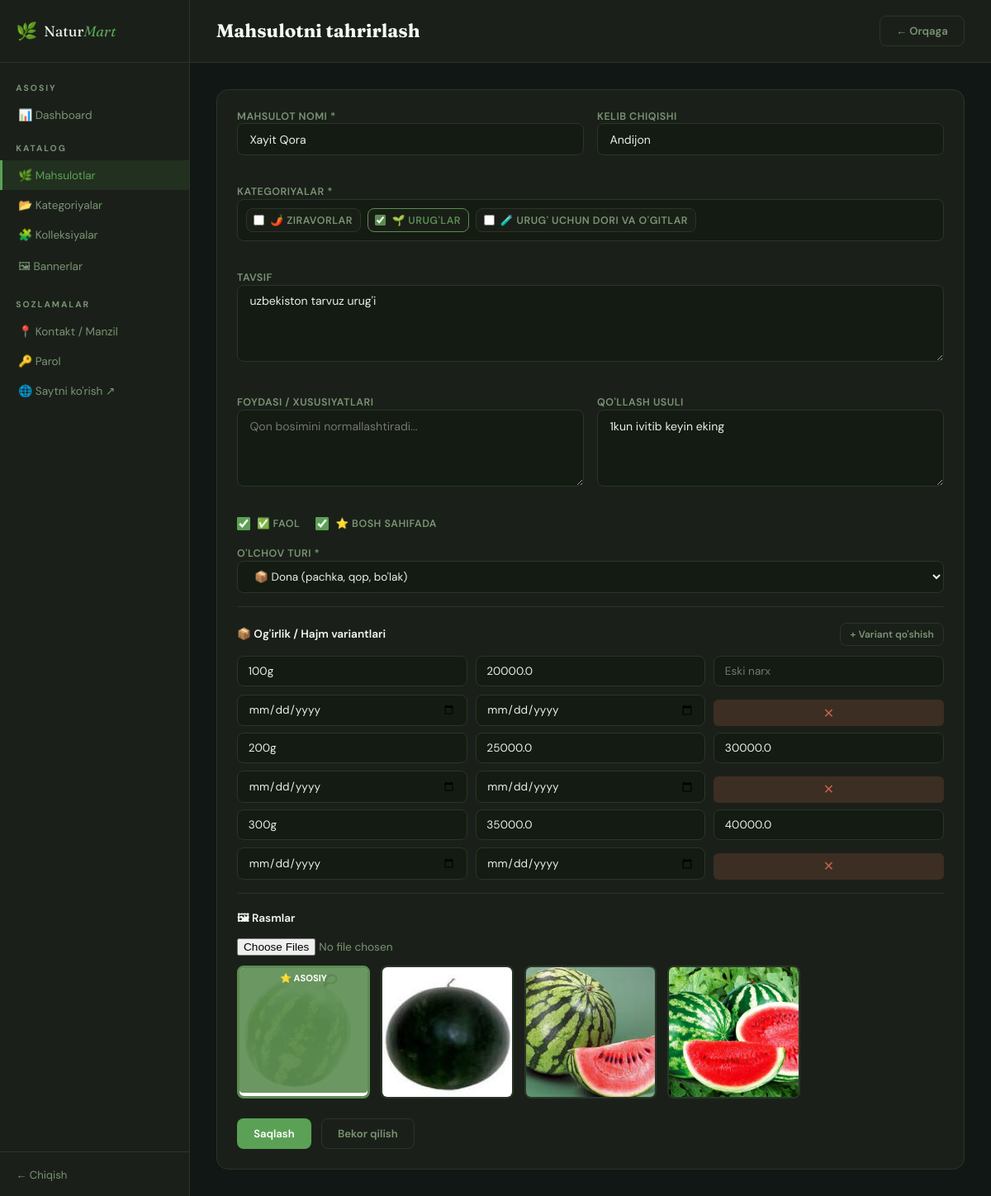
Page /admin/mahsulotlar/3/tahrirlash (signed in) on the committed database.
### tables this page shows
CREATE TABLE product (
                id INTEGER PRIMARY KEY AUTOINCREMENT,
                name TEXT NOT NULL,
                slug TEXT UNIQUE NOT NULL,
                category_id INTEGER,
                description TEXT,
                origin TEXT,
                benefits TEXT,
                usage_tips TEXT,
                price REAL NOT NULL DEFAULT 0,
                old_price REAL,
                image TEXT,
                is_featured INTEGER DEFAULT 0,
                is_active INTEGER DEFAULT 1,
                is_organic INTEGER DEFAULT 0,
                stock INTEGER DEFAULT 100,
                created_at TEXT DEFAULT (datetime('now')), unit_type TEXT DEFAULT 'dona', min_amount REAL DEFAULT 1, view_count INTEGER DEFAULT 0, cart_add_count INTEGER DEFAULT 0,
                FOREIGN KEY (category_id) REFERENCES category(id) ON DELETE SET NULL
            );

CREATE TABLE category (
                id INTEGER PRIMARY KEY AUTOINCREMENT,
                name TEXT NOT NULL,
                slug TEXT UNIQUE NOT NULL,
                icon TEXT DEFAULT '🌿',
                type TEXT DEFAULT 'ziravod',
                description TEXT,
                sort_order INTEGER DEFAULT 0
            , parent_id INTEGER, is_type INTEGER DEFAULT 0);

CREATE TABLE product_variants (
                id INTEGER PRIMARY KEY AUTOINCREMENT,
                product_id INTEGER NOT NULL,
                label TEXT NOT NULL,
                price REAL NOT NULL, old_price REAL, stock INTEGER DEFAULT 100, min_amount REAL DEFAULT 1, promo_end_date TEXT, promo_start_at TEXT, promo_end_at TEXT, scheduled_price REAL,
                FOREIGN KEY (product_id) REFERENCES product(id) ON DELETE CASCADE
            );

CREATE TABLE product_images (
                id INTEGER PRIMARY KEY AUTOINCREMENT,
                product_id INTEGER NOT NULL,
                image_path TEXT NOT NULL,
                is_primary INTEGER DEFAULT 0,
                order_index INTEGER DEFAULT 0,
                FOREIGN KEY (product_id) REFERENCES product(id) ON DELETE CASCADE
            );

### app/routes/admin.py (the view, shortened to what this page needs)
@admin.route('/mahsulotlar/<int:pid>/tahrirlash', methods=['GET','POST'])
@login_required
def edit_product(pid):
    db = get_db()
    product = db.execute('SELECT * FROM product WHERE id=?',(pid,)).fetchone()
    if not product: abort(404)
    cats = [c for c in _parent_category_nodes(db) if c.get('depth') == 0]
    variants = db.execute('SELECT * FROM product_variants WHERE product_id=? ORDER BY id',(pid,)).fetchall()
    images = db.execute('SELECT * FROM product_images WHERE product_id=? ORDER BY is_primary DESC, order_index',(pid,)).fetchall()
    existing_cat_ids = [r[0] for r in db.execute('SELECT category_id FROM product_categories WHERE product_id=?',(pid,)).fetchall()]
    return render_template('admin/product_form.html', product=product, cats=cats,
                           variants=variants, product_images=images, product_category_ids=existing_cat_ids)

### app/__init__.py (called while the page is built)
def get_db():
    if 'db' not in g:
        g.db = sqlite3.connect(DATABASE, detect_types=sqlite3.PARSE_DECLTYPES)
        g.db.row_factory = sqlite3.Row
        g.db.execute('PRAGMA foreign_keys = ON')
    return g.db

### app/routes/admin.py (called while the page is built)
def login_required(f):
    @wraps(f)
    def decorated(*args,**kwargs):
        if not session.get('admin_id'):
            return redirect(url_for('admin.login'))
        return f(*args,**kwargs)
    return decorated

### app/templates/admin/product_form.html (shortened to what this page needs)
{% extends 'admin/base_admin.html' %}
{% block content %}
<div class="topbar">
  <h1 class="page-title">{% if product %}Mahsulotni tahrirlash{% else %}Yangi mahsulot{% endif %}</h1>
  <a href="{{ url_for('admin.products') }}" class="btn btn-outline">← Orqaga</a>
</div>
<div class="admin-content form-content">
  <div class="card">
    <form id="mainForm" method="POST" enctype="multipart/form-data"
      action="{% if product %}{{ url_for('admin.edit_product', pid=product.id) }}{% else %}{{ url_for('admin.add_product') }}{% endif %}">
      <div class="form-grid">
        <div class="form-group full pf-name-origin">
          <label>Mahsulot nomi *
            <input type="text" name="name" value="{{ product.name if product else '' }}" required
              placeholder="masalan: Qizil qalampir (o'tkir)">
          </label>
          <label>Kelib chiqishi
            <input type="text" name="origin" value="{{ product.origin if product else '' }}"
              placeholder="Hindiston, Andijon...">
          </label>
        </div>
        <div class="form-group full">
          <label>Kategoriyalar *</label>
          <div class="cat-checkboxes">
            <div class="cat-group tree">
              {% for c in cats %}
              <label class="cat-check-item cat-tree-item"
                     data-cat-id="{{ c.id }}"
                     data-parent-id="{{ c.parent_id if c.parent_id is not none else '' }}"
                     data-depth="{{ c.depth }}"
                     style="--depth: {{ c.depth }};">
                <input type="checkbox" name="category_ids" value="{{ c.id }}" style="width:auto;"
                       {% if product_category_ids is defined and c.id in product_category_ids %}checked{% endif %}>
                <span class="cat-check-text">
                  {{ c.icon }} {{ c.name }}
                </span>
              </label>
              {% endfor %}
            </div>
          </div>
        </div>
        <div class="form-group full">
          <label>Tavsif</label>
          <textarea name="description" rows="4"
            placeholder="Mahsulot haqida batafsil...">{{ product.description if product else '' }}</textarea>
        </div>
        <div class="form-group">
          <label>Foydasi / Xususiyatlari</label>
          <textarea name="benefits" rows="4"
            placeholder="Qon bosimini normallashtiradi...">{{ product.benefits if product else '' }}</textarea>
        </div>
        <div class="form-group">
          <label>Qo'llash usuli</label>
          <textarea name="usage_tips" rows="4"
            placeholder="Taomga qo'shiladi, choy sifatida...">{{ product.usage_tips if product else '' }}</textarea>
        </div>
        <div class="form-group full pf-flags">
          <label class="check-label"><input type="checkbox" name="is_active" {% if not product or product.is_active
              %}checked{% endif %}> ✅ Faol</label>
          <label class="check-label"><input type="checkbox" name="is_featured" {% if product and product.is_featured
              %}checked{% endif %}> ⭐ Bosh sahifada</label>
        </div>
      </div>
      <div class="form-group">
        <label>O'lchov turi *</label>
        <select name="unit_type" id="unitTypeSelect" onchange="updateUnitHint()"
          style="padding:0.55rem 1rem;border:1.5px solid var(--a-border);border-radius:8px;background:var(--a-input);color:var(--a-text);font-size:0.85rem;outline:none;width:100%;">
          <option value="dona" {% if not product or product.unit_type=='dona' or not product.unit_type %}selected{%
            endif %}>📦 Dona (pachka, qop, bo'lak)</option>
        </select>
      </div>
      <div style="border-top:1px solid var(--a-border);padding-top:1.2rem;margin-top:0.5rem;">
        <div style="display:flex;justify-content:space-between;align-items:center;margin-bottom:0.8rem;">
          <p style="font-size:0.85rem;font-weight:600;color:var(--a-white);">📦 Og'irlik / Hajm variantlari</p>
          <button type="button" onclick="addVariant()" class="btn btn-outline btn-sm">+ Variant qo'shish</button>
        </div>
        <div id="variantRows">
          {% if variants %}
          {% for v in variants %}
          <div class="variant-row">
            <input type="text" name="v_label_{{ loop.index0 }}" value="{{ v.label }}"
              placeholder="Variant (100g, 1kg, 250ml)">
            <input type="number" name="v_price_{{ loop.index0 }}" value="{{ v.price }}" placeholder="Narx (so'm)"
              min="1" step="any">
            <input type="number" name="v_old_price_{{ loop.index0 }}" value="{{ v.old_price if v.old_price else '' }}"
              placeholder="Eski narx" min="1" step="any">
            <input type="date" name="v_promo_start_{{ loop.index0 }}"
              value="{{ ((v.promo_start_at if v.promo_start_at else '')|replace(' ', 'T'))[:10] }}"
              title="Aksiya boshlanish sanasi">
            <input type="date" name="v_promo_end_{{ loop.index0 }}"
              value="{{ (((v.promo_end_at if v.promo_end_at else (v.promo_end_date if v.promo_end_date else '')))|replace(' ', 'T'))[:10] }}"
              title="Aksiya tugash sanasi">
            <button type="button" class="btn-remove-var" onclick="removeVariant(this)">✕</button>
          </div>
          {% endfor %}
          {% endif %}
        </div>
      </div>
      <div style="border-top:1px solid var(--a-border);padding-top:1.2rem;margin-top:1rem;">
        <p style="font-size:0.85rem;font-weight:600;color:var(--a-white);margin-bottom:0.6rem;">🖼 Rasmlar</p>
        <input type="file" name="images" accept="image/*" multiple style="font-size:0.85rem;color:var(--a-muted);">
        {% if product_images is defined and product_images %}
        <div class="img-grid" style="margin-top:0.8rem;">
          {% for img in product_images %}
          <div class="img-thumb{% if img.is_primary %} primary{% endif %}" id="imgthumb-{{ img.id }}">
            <img src="{{ url_for('static', filename='img/products/'+img.image_path) }}">
            {% if img.is_primary %}<div class="img-primary-badge">⭐ ASOSIY</div>{% endif %}
          </div>
          {% endfor %}
        </div>
        {% endif %}
      </div>
      <div class="form-btn-group" style="display:flex;gap:0.75rem;margin-top:1.5rem;">
        <button type="submit" class="btn btn-green">{% if product %}Saqlash{% else %}Qo'shish{% endif %}</button>
        <a href="{{ url_for('admin.products') }}" class="btn btn-outline">Bekor qilish</a>
      </div>
    </form>
  </div>
</div>
{% endblock %}

### app/static/css/admin.css (style rules this page uses)
:root { --a-bg: #111714; --a-card: #1A2019; --a-border: #2A3528; --a-text: #E8F0E5; --a-muted: #7A9474; --a-green: #5BA155; --a-gold: #C9963A; --a-red: #C2644A; --a-blue: #4A8BC2; --a-white: #F4FBF2; --a-input: #141B12; }
*, *::before, *::after { box-sizing: border-box; margin: 0; padding: 0; }
body { font-family: 'DM Sans', sans-serif; background: var(--a-bg); color: var(--a-text); min-height: 100vh; }
a { color: inherit; text-decoration: none; }
h1, h2, h3 { font-family: 'Fraunces', serif; }
button, input, select, textarea { font-family: inherit; }
.topbar { display: flex; align-items: center; justify-content: space-between; gap: 10px; padding: 1.2rem 2rem; border-bottom: 1px solid var(--a-border); background: var(--a-card); }
.page-title { font-size: 1.4rem; color: var(--a-white); }
.admin-content { padding: 2rem; }
.card { background: var(--a-card); border: 1px solid var(--a-border); border-radius: 14px; padding: 1.5rem; }
.btn { display: inline-flex; align-items: center; justify-content: center; gap: 0.4rem; padding: 0.55rem 1.2rem; border-radius: 8px; font-size: 0.82rem; font-weight: 600; border: 1.5px solid transparent; cursor: pointer; transition: all 0.15s; }
.btn-green { background: var(--a-green); color: #fff; }
.btn-outline { background: transparent; border-color: var(--a-border); color: var(--a-muted); }
.btn-sm { padding: 0.3rem 0.7rem; font-size: 0.75rem; }
.form-grid { display: grid; grid-template-columns: 1fr 1fr; gap: 1rem; }
.form-group { margin-bottom: 1rem; }
.form-group label { font-size: 0.78rem; font-weight: 600; color: var(--a-muted); text-transform: uppercase; letter-spacing: 0.5px; }
.form-group input, .form-group select, .form-group textarea { width: 100%; padding: 0.6rem 0.9rem; border: 1.5px solid var(--a-border); border-radius: 8px; background: var(--a-input); color: var(--a-text); font-size: 0.88rem; outline: none; transition: border-color 0.2s; }
.form-group textarea { resize: vertical; }
.form-group.full { grid-column: span 2; }
.form-group select option { background: var(--a-card); }
.pf-name-origin { display: grid; grid-template-columns: repeat(2, minmax(0, 1fr)); gap: 1rem; }
.pf-flags { display: flex; gap: 1.2rem; flex-wrap: wrap; }
.check-label { display: flex; align-items: center; gap: 0.5rem; cursor: pointer; font-size: 0.85rem; color: var(--a-muted); }
.check-label input { width: 16px; height: 16px; accent-color: var(--a-green); }
.variant-row { display: grid; grid-template-columns: repeat(3, 1fr); gap: 0.6rem; align-items: end; margin-bottom: 0.5rem; }
.variant-row input { padding: 0.55rem 0.8rem; border: 1.5px solid var(--a-border); border-radius: 8px; background: var(--a-input); color: var(--a-text); font-size: 0.85rem; outline: none; width: 100%; }
.btn-remove-var { background: rgba(194, 100, 74, 0.2); color: var(--a-red); border: none; border-radius: 6px; width: 100%; height: 32px; display: flex; align-items: center; justify-content: center; cursor: pointer; font-size: 1rem; transition: background 0.15s; }
.img-grid { display: grid; grid-template-columns: repeat(auto-fill, minmax(90px, 1fr)); gap: 0.6rem; margin-top: 0.5rem; }
.img-thumb { position: relative; border-radius: 8px; overflow: hidden; border: 2px solid var(--a-border); aspect-ratio: 1; background: var(--a-input); }
.img-thumb img { width: 100%; height: 100%; object-fit: cover; object-position: center; }
.img-primary-badge { position: absolute; bottom: 4px; left: 4px; background: var(--a-green); color: #fff; font-size: 0.6rem; font-weight: 700; padding: 0.1rem 0.35rem; border-radius: 4px; }

### rows in the picture
product: name "Xayit Qora", origin "Andijon", description "uzbekiston tarvuz urug'i", usage_tips "1kun ivitib keyin eking", is_active "☑", is_featured "☑", unit_type "📦 Dona (pachka, qop, bo'lak)"
category: icon "🌶️", name "ZIRAVORLAR"
category: category_ids "☑", icon "🌱", name "URUG'LAR"
category: icon "🧪", name "URUG' UCHUN DORI VA O'GITLAR"
product_variants: v_label_0 "100g", v_price_0 "20000.0"
product_variants: label "200g", price "25000.0", old_price "30000.0"
product_variants: label "300g", price "35000.0", old_price "40000.0"
product_images: is_primary "⭐ ASOSIY"
product_images: image_path (picture)
product_images: image_path (picture)
product_images: image_path (picture)
